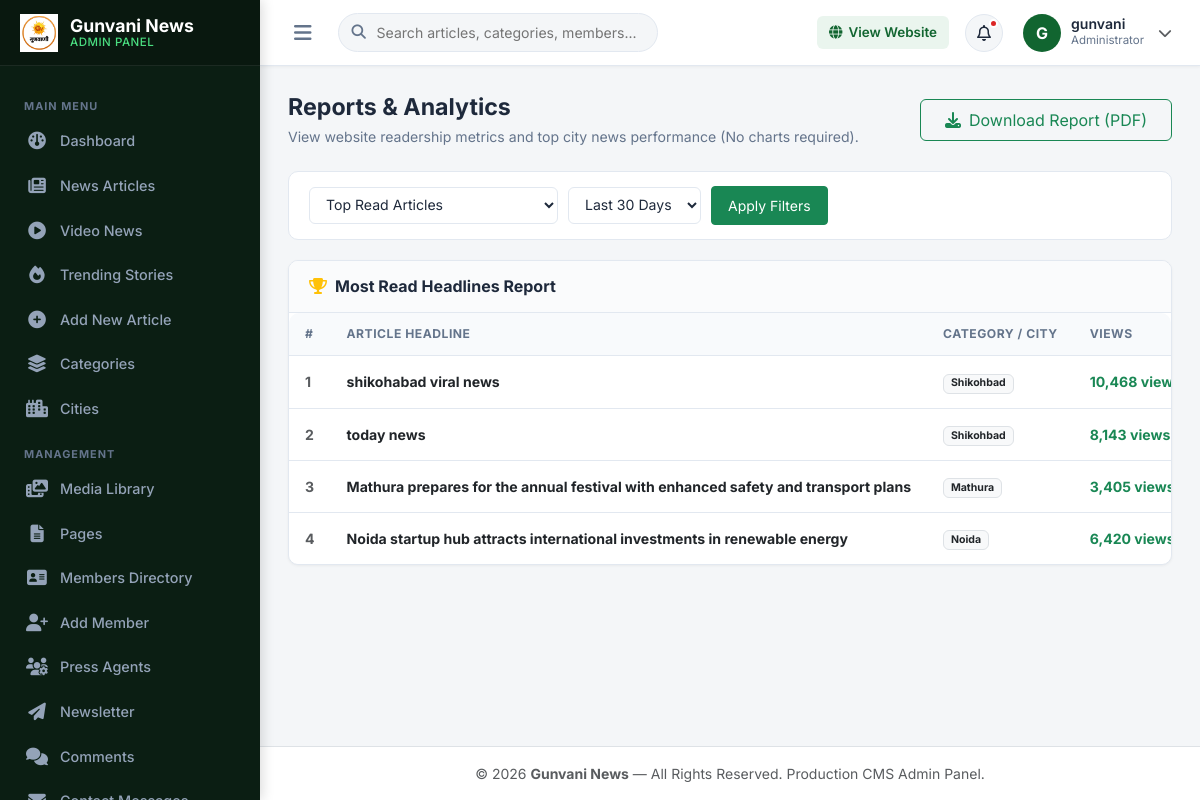
The page /admin/reports.php (signed in) on the database its author committed.
### tables this page shows
CREATE TABLE `articles` (
  `id` int(11) NOT NULL,
  `category_id` int(11) NOT NULL,
  `title` varchar(255) NOT NULL,
  `slug` varchar(255) NOT NULL,
  `summary` varchar(500) NOT NULL,
  `content` text NOT NULL,
  `image` varchar(255) DEFAULT NULL,
  `status` enum('published','draft') NOT NULL DEFAULT 'published',
  `published_at` datetime NOT NULL DEFAULT current_timestamp(),
  `created_at` timestamp NULL DEFAULT current_timestamp()
);

CREATE TABLE `categories` (
  `id` int(11) NOT NULL,
  `name` varchar(255) NOT NULL,
  `slug` varchar(255) NOT NULL,
  `description` text DEFAULT NULL,
  `created_at` timestamp NULL DEFAULT current_timestamp()
);

### admin/reports.php (the view, shortened to what this page needs)
<?php
require_once 'admin_header.php';
require_once 'db.php';
$topArticles = $pdo->query(
    "SELECT a.*, c.name AS category_name
     FROM articles a
     LEFT JOIN categories c ON a.category_id = c.id
     ORDER BY a.id DESC
     LIMIT 5"
)->fetchAll(PDO::FETCH_ASSOC);
?>
<div class="page-header">
    <div class="page-title-box">
        <h1>Reports & Analytics</h1>
        <p>View website readership metrics and top city news performance (No charts required).</p>
    </div>
    <div>
        <button class="btn btn-outline-success px-4 py-2 font-weight-bold">
            <i class="fa-solid fa-download me-2"></i>Download Report (PDF)
        </button>
    </div>
</div>
<div class="toolbar-card">
    <div class="filter-group">
        <select class="form-select-admin">
            <option>Top Read Articles</option>
        </select>
        <select class="form-select-admin">
            <option>Last 30 Days</option>
        </select>
        <button class="btn btn-sm btn-success px-3 py-2">Apply Filters</button>
    </div>
</div>
<div class="admin-card">
    <div class="admin-card-header">
        <h5><i class="fa-solid fa-trophy me-2 text-warning"></i>Most Read Headlines Report</h5>
    </div>
    <div class="admin-card-body p-0">
        <div class="admin-table-wrap">
            <table class="admin-table">
                <thead>
                    <tr>
                        <th style="width:60px;">#</th>
                        <th>Article Headline</th>
                        <th>Category / City</th>
                        <th>Views</th>
                    </tr>
                </thead>
                <tbody>
                    <?php foreach ($topArticles as $index => $art): ?>
                    <tr>
                        <td class="fw-bold text-muted"><?= $index + 1 ?></td>
                        <td class="fw-bold text-dark">
                            <?= htmlspecialchars($art['title']) ?>
                        </td>
                        <td>
                            <span class="badge bg-light text-dark border"><?= htmlspecialchars($art['category_name'] ?: 'General') ?></span>
                        </td>
                        <td class="fw-bold text-success">
                            <?= number_format(rand(1200, 15000)) ?> views
                        </td>
                    </tr>
                    <?php endforeach; ?>
                </tbody>
            </table>
        </div>
    </div>
</div>
<?php require_once 'admin_footer.php'; ?>

### admin/admin_style.css (style rules this page uses)
:root { --admin-primary: #116530; --admin-primary-dark: #093b21; --admin-primary-light: #eaf5ee; --admin-accent: #d97706; --admin-accent-light: #fef3c7; --admin-danger: #dc2626; --admin-danger-light: #fee2e2; --admin-success: #16a34a; --admin-success-light: #dcfce7; --admin-info: #0284c7; --admin-info-light: #e0f2fe; --admin-bg: #f4f6f8; --admin-card-bg: #ffffff; --admin-border: #e2e8f0; --admin-text-main: #1e293b; --admin-text-muted: #64748b; --sidebar-width: 260px; --sidebar-collapsed-width: 78px; --topbar-height: 66px; --radius-sm: 6px; --radius-md: 10px; --radius-lg: 16px; --shadow-sm: 0 1px 3px rgba(0,0,0,0.05); --shadow-md: 0 4px 12px rgba(0,0,0,0.06); --shadow-lg: 0 10px 25px rgba(0,0,0,0.08); }
body.admin-body { font-family: 'Inter', sans-serif; background-color: var(--admin-bg); color: var(--admin-text-main); margin: 0; padding: 0; min-height: 100vh; display: flex; overflow-x: hidden; }
.page-header { display: flex; flex-wrap: wrap; align-items: center; justify-content: space-between; gap: 16px; margin-bottom: 24px; }
.page-title-box h1 { font-size: 1.45rem; font-weight: 700; color: var(--admin-text-main); margin: 0 0 4px 0; }
.page-title-box p { font-size: 0.88rem; color: var(--admin-text-muted); margin: 0; }
.admin-card { background: var(--admin-card-bg); border-radius: var(--radius-md); border: 1px solid var(--admin-border); box-shadow: var(--shadow-sm); margin-bottom: 24px; overflow: hidden; }
.admin-card-header { padding: 16px 20px; border-bottom: 1px solid var(--admin-border); display: flex; align-items: center; justify-content: space-between; background: #fafbfc; }
.admin-card-header h5 { font-size: 1rem; font-weight: 700; margin: 0; color: var(--admin-text-main); }
.admin-card-body { padding: 20px; }
.admin-table-wrap { overflow-x: auto; border-radius: var(--radius-md); }
.admin-table { width: 100%; border-collapse: separate; border-spacing: 0; margin: 0; }
.admin-table th { background-color: #f8fafc; color: var(--admin-text-muted); font-size: 0.76rem; font-weight: 700; text-transform: uppercase; letter-spacing: 0.5px; padding: 12px 16px; border-bottom: 1px solid var(--admin-border); white-space: nowrap; }
.admin-table td { padding: 14px 16px; font-size: 0.88rem; border-bottom: 1px solid var(--admin-border); vertical-align: middle; color: var(--admin-text-main); background-color: #ffffff; }
.admin-table tr:last-child td { border-bottom: none; }
.toolbar-card { padding: 14px 20px; background: #ffffff; border: 1px solid var(--admin-border); border-radius: var(--radius-md); margin-bottom: 20px; display: flex; flex-wrap: wrap; align-items: center; justify-content: space-between; gap: 14px; }
.filter-group { display: flex; flex-wrap: wrap; align-items: center; gap: 10px; }
.form-control-admin, .form-select-admin { padding: 8px 12px; font-size: 0.88rem; border-radius: var(--radius-sm); border: 1px solid var(--admin-border); background-color: #ffffff; color: var(--admin-text-main); outline: none; transition: border-color 0.2s ease, box-shadow 0.2s ease; }
@media (min-width: 768px) { .admin-table td, .admin-table th { white-space: nowrap !important; width: 1% !important; } }

### rows shown on the page
articles: title "shikohabad viral news", category.name "Shikohbad"
articles: title "today news", category.name "Shikohbad"
articles: title "Mathura prepares for the annual festival with enhanced safety and transport plans", category.name "Mathura"
articles: title "Noida startup hub attracts international investments in renewable energy", category.name "Noida"

### other values the page prints
substr($adminUser, 0, 1) "G"
$adminUser "gunvani"
